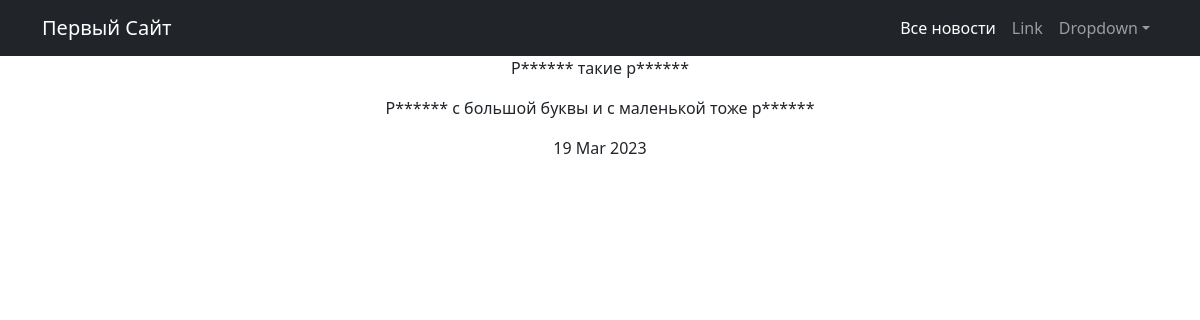
The app's page /newsapp/news/4 with its own data.
### newsapp/models.py (models this page shows, shortened)
class Post(models.Model):
    Author = models.ForeignKey(Author, on_delete=models.CASCADE)
    NEWS = 'NW'
    ARTICLE = 'AR'
    CATEGORY_CHOICES = (
        (NEWS, 'Новость'),
        (ARTICLE, 'Статья')
    )
    categoryType = models.CharField(max_length=2, choices=CATEGORY_CHOICES, default=ARTICLE)
    dateCreation = models.DateTimeField(auto_now_add=True)
    postCategory = models.ManyToManyField(Category, through='PostCategory')
    title = models.CharField(max_length=128)
    text = models.TextField()
    rating = models.SmallIntegerField(default=0)

### newsapp/views.py (the view)
# urls.py: path('news/<int:id>', detail, name='detail')
def detail(reqest, id):
    new = Post.objects.get(id__iexact=id)
    return render(reqest, 'detail.html', context={'new': new})

### newsapp/templatetags/custom_filters.py (called while the page is built)
@register.filter()
def censor(text: str):
    text_list = text.split()
    for i in range(len(text_list)):
        for c in BAD_WORDS:
            if text_list[i].find(c) >= 0:
                repl_word = c[0] + (len(c) - 1) * '*'
                text_list[i] = text_list[i].replace(c, repl_word)
    return ' '.join(text_list)

### newsapp/templates/newsapp/detail.html
{% extends 'default.html' %}
{% load custom_filters %}
{% block title %}
<p>{{ new.title|censor }} </p>
<p>{{ new.text|censor }}</p>
<p>{{ new.dateCreation|date:"d M Y"}}</p>
{% endblock %}

### records on screen
Post: title|censor "Р****** такие р******", text|censor "Р****** с большой буквы и с маленькой тоже р******", dateCreation "19 Mar 2023"
